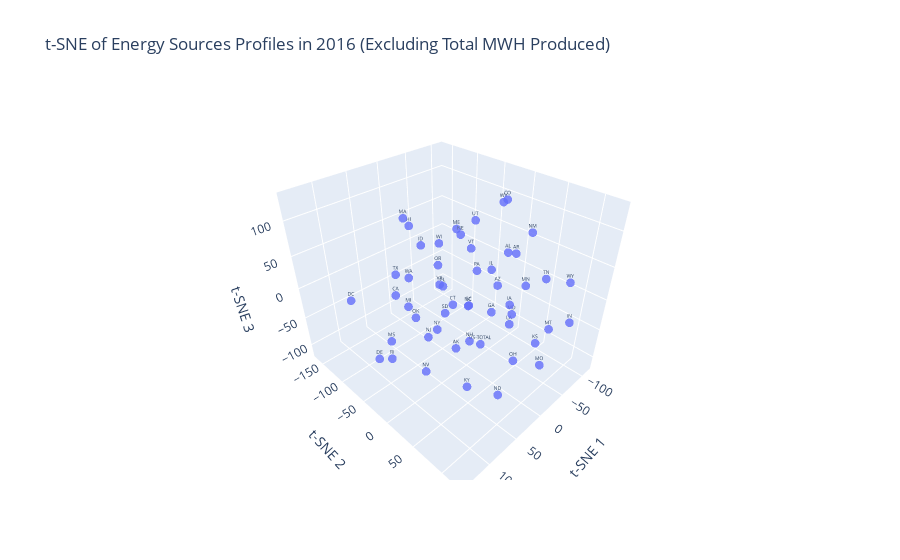

Notebook source saved alongside this figure:
### Markdown cell above
## Visualize the Euclidean distances using t-SNE to reduce dimensionality
> Without total mwh produced as an extra dimension

### Code cell
# Use t-SNE to reduce dimensionality to 3D
tsne = TSNE(n_components=3, random_state=42)
reduced_data_tsne = tsne.fit_transform(data_2016_totdrop)

# Create a dataframe with the reduced data
reduced_df_tsne = pd.DataFrame(reduced_data_tsne, columns=['x', 'y', 'z'])
reduced_df_tsne['State'] = data_2016_totdrop.index

# Create interactive plotly scatter plot
fig = px.scatter_3d(reduced_df_tsne, x='x', y='y', z='z', text='State', hover_name='State', 
                    color_continuous_scale='viridis', opacity=0.8,
                    labels={'x': 't-SNE 1', 'y': 't-SNE 2', 'z': 't-SNE 3', 'color': 'Coal %'},
                 title='t-SNE of Energy Sources Profiles in 2016 (Excluding Total MWH Produced)')

fig.update_traces(marker=dict(size=3), textfont=dict(size=5))
fig.show()

### Figure 1 — Plotly figure (JSON) as saved in the notebook; plotly's stock layout.template omitted (floating-point values rounded to 4 significant figures)
{"data": [{"hovertemplate": "<b>%{hovertext}</b><br><br>t-SNE 1=%{x}<br>t-SNE 2=%{y}<br>t-SNE 3=%{z}<br>State=%{text}<extra></extra>", "hovertext": ["AK", "AL", "AR", "AZ", "CA", "CO", "CT", "DC", "DE", "FL", "GA", "HI", "IA", "ID", "IL", "IN", "KS", "KY", "LA", "MA", "MD", "ME", "MI", "MN", "MO", "MS", "MT", "NC", "ND", "NE", "NH", "NJ", "NM", "NV", "NY", "OH", "OK", "OR", "PA", "RI", "SC", "SD", "TN", "TX", "US-TOTAL", "UT", "VA", "VT", "WA", "WI", "WV", "WY"], "legendgroup": "", "marker": {"color": "#636efa", "opacity": 0.8, "size": 3, "symbol": "circle"}, "mode": "markers+text", "name": "", "scene": "scene", "showlegend": false, "text": ["AK", "AL", "AR", "AZ", "CA", "CO", "CT", "DC", "DE", "FL", "GA", "HI", "IA", "ID", "IL", "IN", "KS", "KY", "LA", "MA", "MD", "ME", "MI", "MN", "MO", "MS", "MT", "NC", "ND", "NE", "NH", "NJ", "NM", "NV", "NY", "OH", "OK", "OR", "PA", "RI", "SC", "SD", "TN", "TX", "US-TOTAL", "UT", "VA", "VT", "WA", "WI", "WV", "WY"], "textfont": {"size": 5}, "type": "scatter3d", "x": [76.03, -2.705, -94.43, -78.07, 64.58, -42.57, -16.19, 125.3, 126.6, 55.41, -30.64, -40.9, 38.9, -10.92, -15.25, -54.29, 22.76, 35.34, -80.15, 23.28, -5.417, -58.15, 7.804, -59.11, -8.175, 82.8, -76.8, 16.39, 44.21, 39.48, -20.72, 22.58, -75.98, 91.49, 37.06, -24.37, 81.35, -44.4, -37.52, 138.7, -65.51, 100.0, -38.43, 84.99, 17.53, -34.17, 13.53, -95.21, 11.68, 18.65, -97.64, -113.4], "y": [51.73, 55.8, 1.536, -14.34, -70.08, 18.91, -44.45, -80.0, -30.72, 9.819, 15.19, -164.3, 94.38, -103.3, 23.34, 119.2, 122.0, 33.95, 11.34, -96.56, 66.83, -79.15, -116.4, 46.58, 113.5, -63.34, 79.62, 14.65, 93.02, 21.73, -14.31, -56.02, 36.59, 15.46, -21.06, 63.06, -10.89, -104.3, -19.76, 13.33, -58.06, 58.87, 87.6, -39.58, 38.88, -22.52, -40.09, -83.61, -106.5, -34.73, -29.36, 80.31], "z": [-7.352, 89.27, 26.57, -27.04, -0.388, 129.1, -44.9, 17.7, -45.55, 48.96, -33.55, 28.36, 58.36, 31.02, 45.86, -5.615, 11.28, -115.4, -86.13, 87.47, 5.541, 48.36, -74.61, 11.48, -49.72, -64.63, -53.29, 2.022, -78.22, 115.1, -98.47, -89.77, 79.47, -59.4, -45.71, -87.91, 5.205, -17.08, 14.55, -7.147, -80.2, 61.5, 51.59, 55.97, -46.39, 90.49, 6.757, -0.3413, -14.96, 73.39, 92.68, 6.43]}], "layout": {"legend": {"tracegroupgap": 0}, "scene": {"domain": {"x": [0, 1], "y": [0, 1]}, "xaxis": {"title": {"text": "t-SNE 1"}}, "yaxis": {"title": {"text": "t-SNE 2"}}, "zaxis": {"title": {"text": "t-SNE 3"}}}, "title": {"text": "t-SNE of Energy Sources Profiles in 2016 (Excluding Total MWH Produced)"}}}
